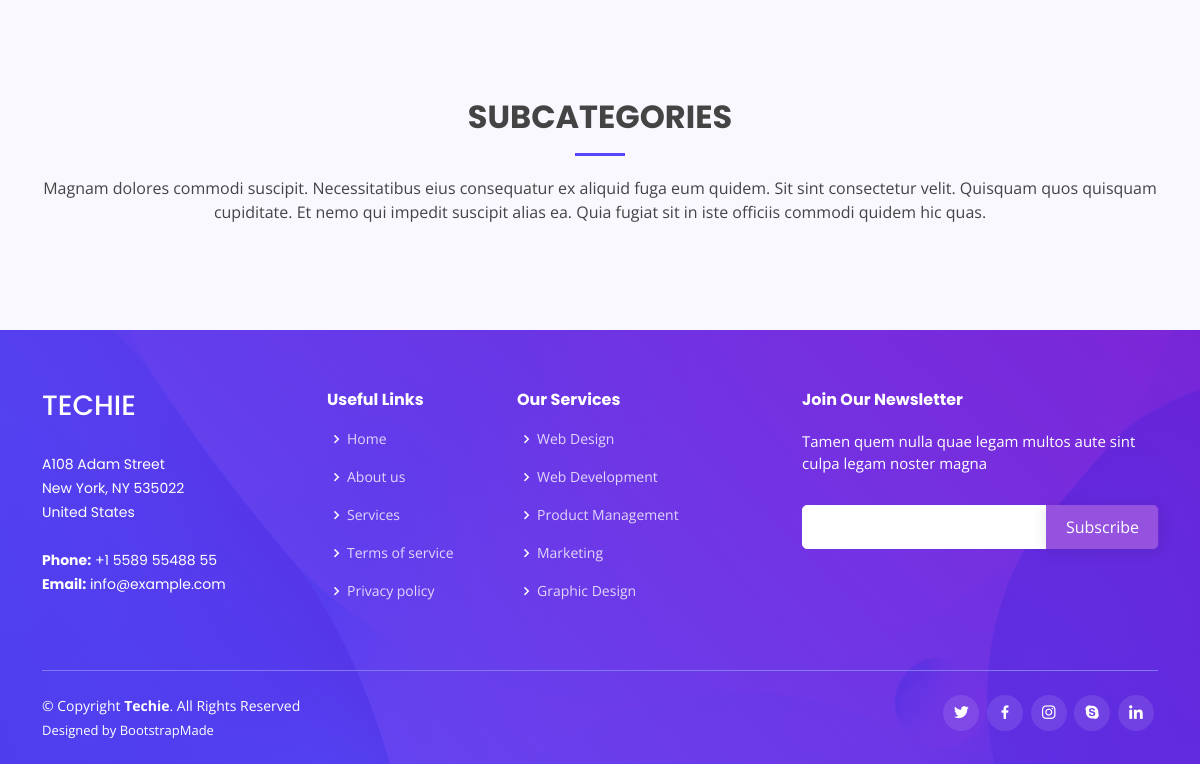
The page /category/7 (lower part) on the database as committed earlier.
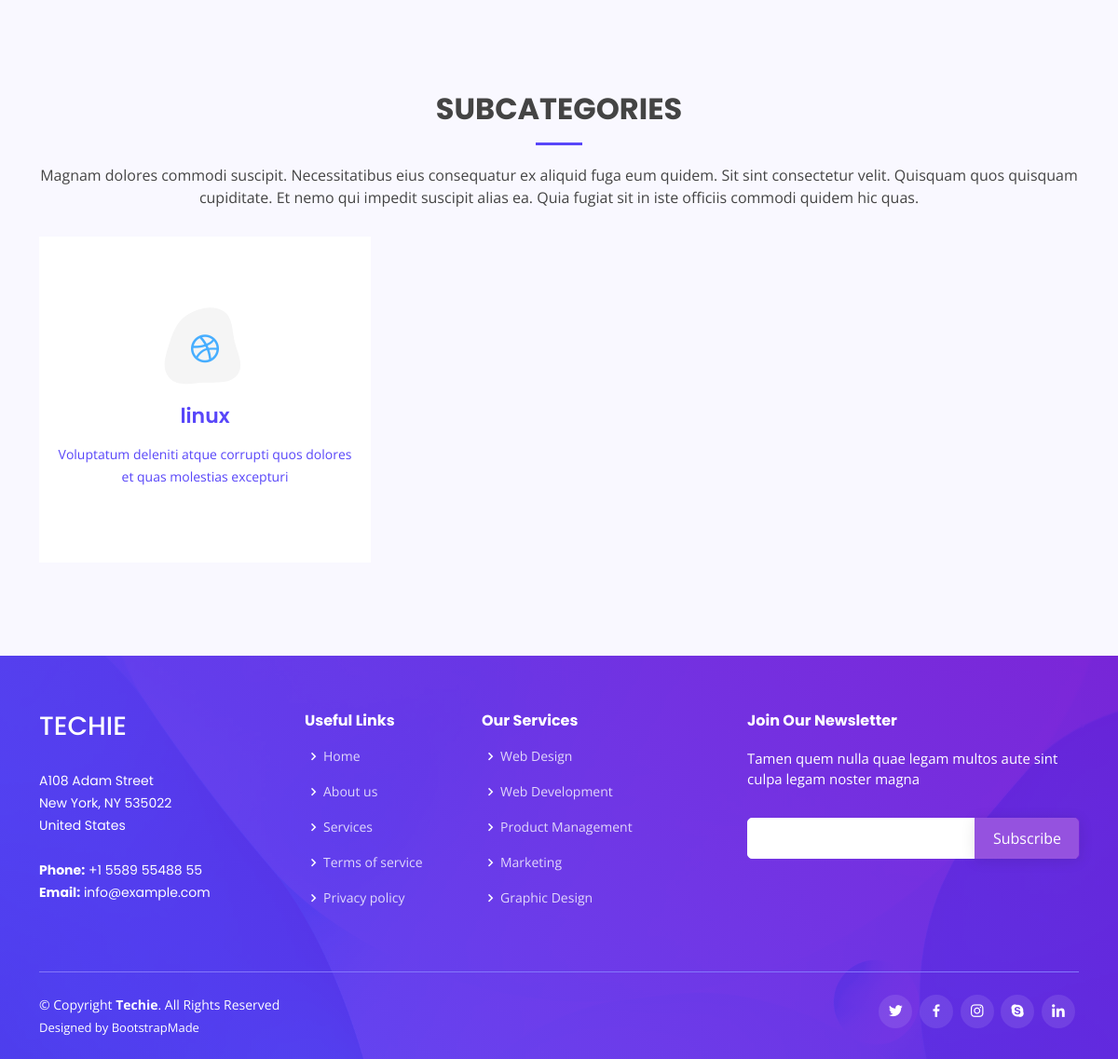
The same page on the database as committed later.
### dashboard/blog/models.py (models this page shows, shortened)
class SubCategories(models.Model):
    name = models.CharField(max_length=100, unique=True)
    fecha_creacion = models.DateTimeField(auto_now_add=True)
    category = models.ForeignKey(Categories, on_delete=models.CASCADE, related_name='subcategories', blank=True)

### app/views.py (the view)
# urls.py: path('category/<int:category_id>', views.subcategories, name='subcategories'),
def subcategories(request, category_id=None):
    subcategories = SubCategories.objects.filter(category__id=category_id)
    data = {
        'subcategories' : subcategories
    }
    return render(request, 'app/subcategories/index.html', data)

### templates/app/subcategories/index.html
{% extends "app/base.html" %}
{% block content %}
        {% block subcategories %}
        {% include 'app/subcategories/subcategories.html' %}
        {% endblock %}
{% endblock %}

### templates/app/subcategories/subcategories.html (shortened to what this page needs)
<section id="subcategories" class="services section-bg">
    <div class="container" data-aos="fade-up">
        <div class="section-title">
            <h2>Subcategories</h2>
            <p>Magnam dolores commodi suscipit. Necessitatibus eius consequatur ex aliquid fuga eum quidem. Sit sint
                consectetur velit. Quisquam quos quisquam cupiditate. Et nemo qui impedit suscipit alias ea. Quia fugiat
                sit in iste officiis commodi quidem hic quas.</p>
        </div>
        <div class="row gy-4">
            {% for subcategory in subcategories %}
            <div class="col-lg-4 col-md-6 d-flex align-items-stretch" data-aos="zoom-in" data-aos-delay="100">
                <a href="{% url 'posts' subcategory.id %}">
                <div class="icon-box iconbox-blue">
                    <div class="icon">
                        <i class="bx bxl-dribbble"></i>
                    </div>
                    <h4>{{ subcategory.name }}</h4>
                    <p>Voluptatum deleniti atque corrupti quos dolores et quas molestias excepturi</p>
                </div>
                </a>
            </div>
            {% endfor %}
        </div>
    </div>
</section>

Rows that differ between the two databases and show on the page:
added SubCategories: name "linux"
